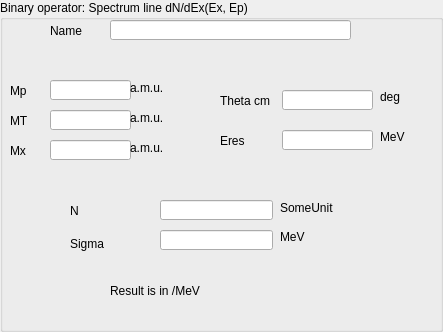
<?xml version="1.0" encoding="UTF-8"?>
<ui version="4.0">
 <class>splineview</class>
 <widget class="QGroupBox" name="splineview">
  <property name="geometry">
   <rect>
    <x>0</x>
    <y>0</y>
    <width>443</width>
    <height>332</height>
   </rect>
  </property>
  <property name="windowTitle">
   <string>GroupBox</string>
  </property>
  <property name="title">
   <string>Binary operator: Spectrum line dN/dEx(Ex, Ep)</string>
  </property>
  <widget class="QLabel" name="label">
   <property name="geometry">
    <rect>
     <x>50</x>
     <y>20</y>
     <width>57</width>
     <height>21</height>
    </rect>
   </property>
   <property name="text">
    <string>Name</string>
   </property>
  </widget>
  <widget class="QLineEdit" name="name">
   <property name="geometry">
    <rect>
     <x>110</x>
     <y>20</y>
     <width>241</width>
     <height>20</height>
    </rect>
   </property>
  </widget>
  <widget class="QLabel" name="label_2">
   <property name="geometry">
    <rect>
     <x>10</x>
     <y>80</y>
     <width>41</width>
     <height>21</height>
    </rect>
   </property>
   <property name="text">
    <string>Mp</string>
   </property>
  </widget>
  <widget class="QLabel" name="label_3">
   <property name="geometry">
    <rect>
     <x>10</x>
     <y>110</y>
     <width>41</width>
     <height>21</height>
    </rect>
   </property>
   <property name="text">
    <string>MT</string>
   </property>
  </widget>
  <widget class="QLabel" name="label_4">
   <property name="geometry">
    <rect>
     <x>10</x>
     <y>140</y>
     <width>41</width>
     <height>21</height>
    </rect>
   </property>
   <property name="text">
    <string>Mx</string>
   </property>
  </widget>
  <widget class="QLabel" name="label_5">
   <property name="geometry">
    <rect>
     <x>220</x>
     <y>90</y>
     <width>57</width>
     <height>21</height>
    </rect>
   </property>
   <property name="text">
    <string>Theta cm</string>
   </property>
  </widget>
  <widget class="QLabel" name="label_6">
   <property name="geometry">
    <rect>
     <x>220</x>
     <y>130</y>
     <width>57</width>
     <height>21</height>
    </rect>
   </property>
   <property name="text">
    <string>Eres</string>
   </property>
  </widget>
  <widget class="QLabel" name="label_7">
   <property name="geometry">
    <rect>
     <x>70</x>
     <y>200</y>
     <width>57</width>
     <height>21</height>
    </rect>
   </property>
   <property name="text">
    <string>N</string>
   </property>
  </widget>
  <widget class="QLabel" name="label_8">
   <property name="geometry">
    <rect>
     <x>70</x>
     <y>233</y>
     <width>57</width>
     <height>21</height>
    </rect>
   </property>
   <property name="text">
    <string>Sigma</string>
   </property>
  </widget>
  <widget class="QLineEdit" name="Mp">
   <property name="geometry">
    <rect>
     <x>50</x>
     <y>80</y>
     <width>81</width>
     <height>20</height>
    </rect>
   </property>
  </widget>
  <widget class="QLineEdit" name="MT">
   <property name="geometry">
    <rect>
     <x>50</x>
     <y>110</y>
     <width>81</width>
     <height>20</height>
    </rect>
   </property>
  </widget>
  <widget class="QLineEdit" name="Mx">
   <property name="geometry">
    <rect>
     <x>50</x>
     <y>140</y>
     <width>81</width>
     <height>20</height>
    </rect>
   </property>
  </widget>
  <widget class="QLineEdit" name="Theta">
   <property name="geometry">
    <rect>
     <x>282</x>
     <y>90</y>
     <width>91</width>
     <height>20</height>
    </rect>
   </property>
  </widget>
  <widget class="QLineEdit" name="Eres">
   <property name="geometry">
    <rect>
     <x>282</x>
     <y>130</y>
     <width>91</width>
     <height>20</height>
    </rect>
   </property>
  </widget>
  <widget class="QLineEdit" name="N">
   <property name="geometry">
    <rect>
     <x>160</x>
     <y>200</y>
     <width>113</width>
     <height>20</height>
    </rect>
   </property>
  </widget>
  <widget class="QLineEdit" name="sigma">
   <property name="geometry">
    <rect>
     <x>160</x>
     <y>230</y>
     <width>113</width>
     <height>20</height>
    </rect>
   </property>
  </widget>
  <widget class="QLabel" name="label_9">
   <property name="geometry">
    <rect>
     <x>130</x>
     <y>80</y>
     <width>41</width>
     <height>16</height>
    </rect>
   </property>
   <property name="text">
    <string>a.m.u.</string>
   </property>
  </widget>
  <widget class="QLabel" name="label_10">
   <property name="geometry">
    <rect>
     <x>130</x>
     <y>110</y>
     <width>41</width>
     <height>16</height>
    </rect>
   </property>
   <property name="text">
    <string>a.m.u.</string>
   </property>
  </widget>
  <widget class="QLabel" name="label_11">
   <property name="geometry">
    <rect>
     <x>130</x>
     <y>140</y>
     <width>41</width>
     <height>16</height>
    </rect>
   </property>
   <property name="text">
    <string>a.m.u.</string>
   </property>
  </widget>
  <widget class="QLabel" name="label_12">
   <property name="geometry">
    <rect>
     <x>380</x>
     <y>90</y>
     <width>57</width>
     <height>14</height>
    </rect>
   </property>
   <property name="text">
    <string>deg</string>
   </property>
  </widget>
  <widget class="QLabel" name="label_13">
   <property name="geometry">
    <rect>
     <x>380</x>
     <y>130</y>
     <width>57</width>
     <height>14</height>
    </rect>
   </property>
   <property name="text">
    <string>MeV</string>
   </property>
  </widget>
  <widget class="QLabel" name="label_14">
   <property name="geometry">
    <rect>
     <x>280</x>
     <y>230</y>
     <width>57</width>
     <height>14</height>
    </rect>
   </property>
   <property name="text">
    <string>MeV</string>
   </property>
  </widget>
  <widget class="QLabel" name="label_15">
   <property name="geometry">
    <rect>
     <x>280</x>
     <y>200</y>
     <width>81</width>
     <height>16</height>
    </rect>
   </property>
   <property name="text">
    <string>SomeUnit</string>
   </property>
  </widget>
  <widget class="QLabel" name="label_16">
   <property name="geometry">
    <rect>
     <x>110</x>
     <y>280</y>
     <width>201</width>
     <height>21</height>
    </rect>
   </property>
   <property name="text">
    <string>Result is in &lt;N's unit&gt;/MeV</string>
   </property>
  </widget>
 </widget>
 <resources/>
 <connections/>
</ui>
